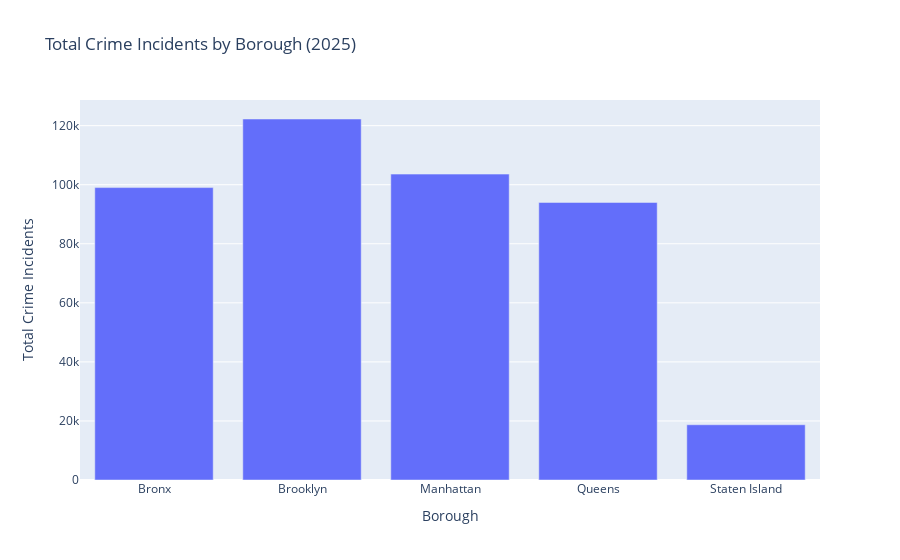

Notebook cell for this chart:
### Code cell
fig = px.bar(
    merged,
    x="BORO_NM",
    y="crime_count",
    title="Total Crime Incidents by Borough (2025)",
    labels={"BORO_NM": "Borough", "crime_count": "Total Crime Incidents"}
)
fig.show()

### Figure 1 — Plotly figure (JSON) as saved in the notebook; plotly's stock layout.template omitted (floating-point values rounded to 4 significant figures)
{"data": [{"hovertemplate": "Borough=%{x}<br>Total Crime Incidents=%{y}<extra></extra>", "legendgroup": "", "marker": {"color": "#636efa", "pattern": {"shape": ""}}, "name": "", "orientation": "v", "showlegend": false, "textposition": "auto", "type": "bar", "x": ["Bronx", "Brooklyn", "Manhattan", "Queens", "Staten Island"], "xaxis": "x", "y": [99029, 122257, 103595, 94000, 18706], "yaxis": "y"}], "layout": {"barmode": "relative", "legend": {"tracegroupgap": 0}, "title": {"text": "Total Crime Incidents by Borough (2025)"}, "xaxis": {"anchor": "y", "domain": [0, 1], "title": {"text": "Borough"}}, "yaxis": {"anchor": "x", "domain": [0, 1], "title": {"text": "Total Crime Incidents"}}}}
